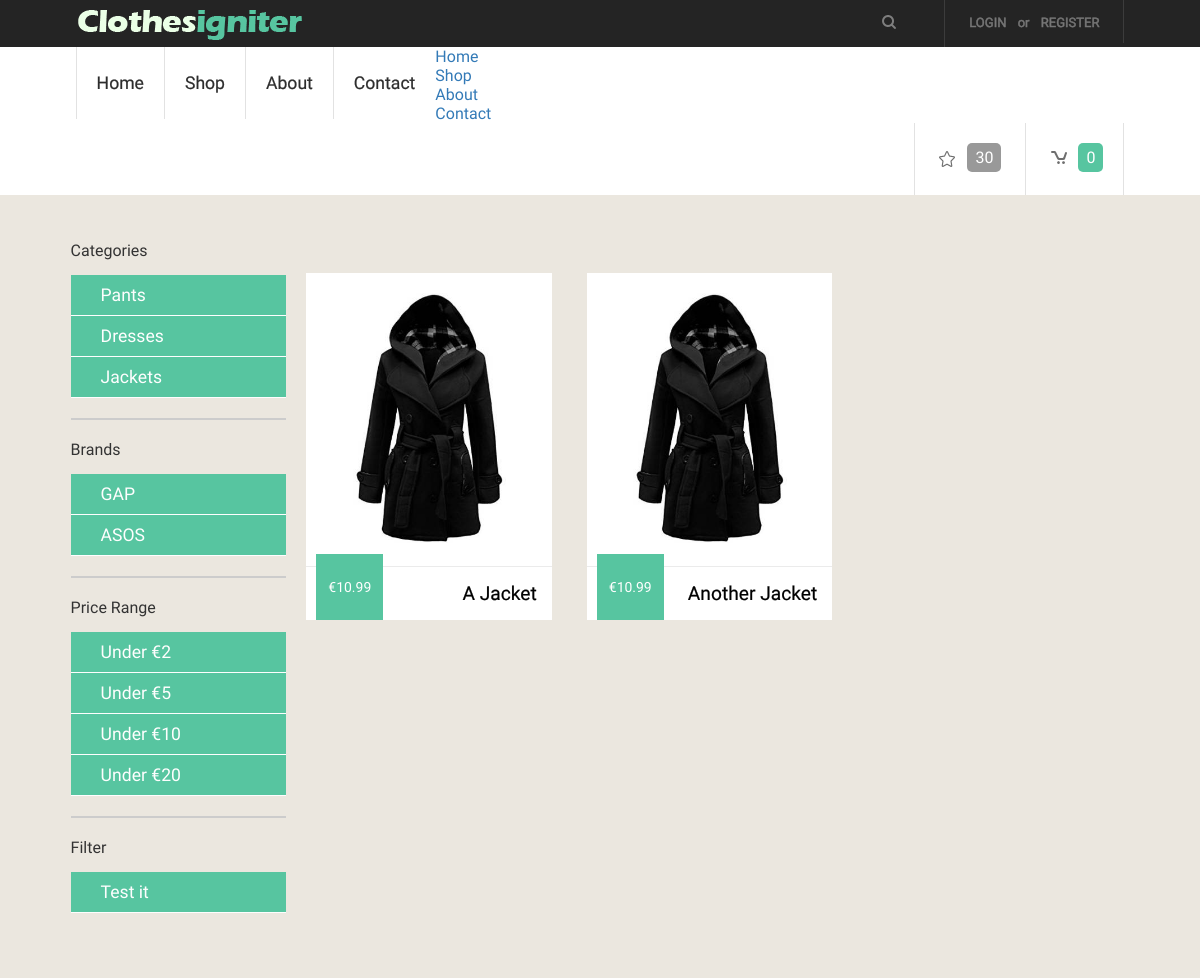
Page /index.php/store/category/3 on the committed database.
### tables this page shows
CREATE TABLE IF NOT EXISTS `category` (
`id` int(11) NOT NULL,
  `name` varchar(150) NOT NULL,
  `parentID` int(11) NOT NULL,
  `slug` varchar(150) NOT NULL
);

CREATE TABLE IF NOT EXISTS `brand` (
`id` int(11) NOT NULL,
  `name` varchar(150) NOT NULL
);

CREATE TABLE IF NOT EXISTS `store_items` (
`id` int(11) NOT NULL,
  `item_name` varchar(240) NOT NULL,
  `item_price` decimal(7,2) NOT NULL,
  `image_small` varchar(240) NOT NULL,
  `image_large` varchar(240) NOT NULL,
  `item_description` text NOT NULL,
  `rating` int(11) NOT NULL DEFAULT '0',
  `categoryID` int(11) NOT NULL,
  `brandID` int(11) NOT NULL,
  `item_description_short` text NOT NULL
);

### application/views/includes/template.php (called while the page is built, shortened)
<?php $this->load->view('includes/header');?>
<?php $this->load->view($main_content);?>

### application/controllers/store.php (called while the page is built, shortened)
<?php
class Store extends CI_Controller{
    function __construct()
    {
        $this->load->model('item_model');
        $this->load->model('category_model');
        $this->load->model('brand_model');
        $this->load->helper('url_helper');
        $this->load->library('user_agent');
    }
    function category($categoryID){
        $this->load->library('pagination');
        $config['base_url']=base_url().'index.php/store/category/'. $categoryID;
        $config["total_rows"] = $this->item_model->record_count($categoryID);
        $config['per_page'] = 6;
        $config['num_links'] = 20;
        $config["uri_segment"] = 4;
        $this->pagination->initialize($config);
        $page = ($this->uri->segment($config["uri_segment"])) ? $this->uri->segment($config["uri_segment"]) : 0;
        $data["items"] = $this->item_model->
        get_category_items($config["per_page"], $page, $categoryID);
        $data["links"] = $this->pagination->create_links();
        $data["categories"] = $this->category_model->get_item();
        $data["brands"] = $this->brand_model->get_item();
        $data['main_content'] = 'store/index';
        $this->load->view('includes/template', $data);
    }
}

### index.php (called while the page is built, shortened)
<?php
require_once BASEPATH.'core/CodeIgniter.php';

### application/models/Category_model.php (called while the page is built, shortened)
<?php
class Category_model extends CI_Model
{
    public function get_item($id = FALSE)
    {
        if (!$id)
        {
            $query = $this->db->get('category');
            return $query->result_array();
        }
        $query = $this->db->get_where('category', array('id' => $id));
        return $query->row_array();
    }
}

### application/models/Brand_model.php (called while the page is built, shortened)
<?php
class Brand_model extends CI_Model
{
    public function get_item($id = FALSE)
    {
        if (!$id)
        {
            $query = $this->db->get('brand');
            return $query->result_array();
        }
        $query = $this->db->get_where('brand', array('id' => $id));
        return $query->row_array();
    }
}

### application/models/Item_model.php (called while the page is built, shortened)
<?php
class Item_model extends CI_Model
{
    public function get_category_items($limit, $start, $category= FALSE)
    {
        $this->db->limit($limit, $start);
        if(!$category){
            $query = $this->db->get("store_items");
        }
        else{
            $query = $this->db->get_where('store_items', array('categoryID' => $category));
        }
        if ($query->num_rows() > 0) {
            foreach ($query->result() as $row) {
                $data[] = $row;
            }
            return $data;
        }
        return false;
    }
}

### application/views/store/index.php (the view, shortened to what this page needs)
<div class="row">
    <div class="col-md-3 admin-sidebar">
              <div class="list-group">
                  <ul class="category-select">
                      <h3>Categories</h3>
                  <?php
                  foreach($categories as $category) {
                      echo "<li>" . anchor('store/category/'. $category['id'], $category['name']) . "</li>";
                  }
                  ?>
                  </ul>
                  <hr>
                  <ul class="category-select">
                      <h3>Brands</h3>
                      <?php
                      foreach($brands as $brand) {
                          echo "<li>" . anchor('store/brand/'. $brand['id'], $brand['name']) . "</li>";
                      }
                      ?>
                  </ul>
                  <hr>
                  <ul class="category-select">
                      <h3>Price Range</h3>
                      <?php
                          echo "<li>" . anchor('store/price/2', 'Under &euro;2') . "</li>";
                          echo "<li>" . anchor('store/price/5', 'Under &euro;5') . "</li>";
                          echo "<li>" . anchor('store/price/10', 'Under &euro;10') . "</li>";
                          echo "<li>" . anchor('store/price/20', 'Under &euro;20') . "</li>";
                      ?>
                  </ul>
                  <hr>
                  <ul class="category-select">
                      <h3>Filter</h3>
                      <?php
                      echo "<li>" . anchor('store/filter/1/2', 'Test it') . "</li>";
                      ?>
                  </ul>
               </div>
        </div>
    <div class="col-md-9">
        <div class="grids_of_3">
            <?php if($items!=null){
                foreach($items as $item) { ?>
                    <div class="grid1_of_3">
                        <a href="<?php echo base_url() . 'index.php/item/view/'.$item->id ?>">
                            <img src="<?php echo base_url() . "images/clothes/" . $item->image_large; ?>"  alt=""/>
                            <h3><?php echo $item->item_name ?></h3>
                            <span class="price">&euro;<?php echo $item->item_price ?></span>
                        </a>
                    </div>
                <?php }} ?>
        </div>
    </div>
</div>

### css/style.css (style rules this page uses)
html,body,div,span,applet,object,iframe,h1,h2,h3,h4,h5,h6,p,blockquote,pre,a,abbr,acronym,address,big,cite,code,del,dfn,em,img,ins,kbd,q,s,samp,small,strike,strong,sub,sup,tt,var,b,u,i,dl,dt,dd,ol,nav ul,nav li,fieldset,form,label,legend,table,caption,tbody,tfoot,thead,tr,th,td,article,aside,canvas,details,embed,figure,figcaption,footer,header,hgroup,menu,nav,output,ruby,section,summary,time,mark,audio,video { margin:0;padding:0;border:0;font-size:100%;font:inherit;vertical-align:baseline; }
ol,ul { list-style:none;margin:0;padding:0; }
a { text-decoration:none; }
img { max-width:100%; }
body { font-family: 'Maven Pro', sans-serif; background:#ffffff; font-size: 100%; }
.log_reg li a { font-family: 'Maven Pro', sans-serif; font-size: 0.8125em; padding: 5px 8px; color: #777777; text-transform: uppercase; -webkit-text-stroke: 0.5px; }
.menu ul li a { display: block; padding: 26px 30px; color: #2d2d2d; font-size: 1.1em; text-transform: capitalize; -webkit-text-stroke: 0.2px; -webkit-transition: all 0.3s ease-in-out; -moz-transition: all 0.3s ease-in-out; -o-transition: all 0.3s ease-in-out; transition: all 0.3s ease-in-out; }
.grids_of_3 { text-align:center; display: block; }
.grid1_of_3 { float:left; width:30.3333%; margin-left:4.3333%; background: #ffffff; position: relative; }
.grid1_of_3:first-child { margin-left: 0; }
.grid1_of_3 a { display: block; }
.grid1_of_3 img { padding: 8% 0; }
.grid1_of_3 h3 { border-top: 1px solid #EBEBEB; padding: 15px; font-size: 1.2em; color: #000000; -webkit-text-stroke: 0.2px; text-shadow: 0 1px 0 #ffffff; text-transform: capitalize; }
.price { background: #57C5A0; color: #ffffff; font-size: 0.8725em; padding: 25px 12px; position: absolute; bottom: 0px; left: 10px; }
.grids_of_3 { display: block; margin: 4% 0; }
@media only screen and (max-width: 1280px) { .menu ul li a { padding: 26px 20px; } }

### css/custom.css (style rules this page uses)
.admin-sidebar ul, .category-select { list-style:none; margin:0; padding:0; }
.admin-sidebar ul > li > a { margin-left:20px; display:block; padding:10px; color:#fefefe; font-size:1.1em; transition: all 0.2s ease-out; }
.admin-sidebar ul > li { background:#57C5A0; border-bottom:1px solid #fefefe; transition: all 0.2s ease-out; }
.admin-sidebar h3, .admin-sidebar h4 { margin-bottom:15px; }
.admin-sidebar hr { border:1px solid #ccc; }
.grid1_of_3 { margin-bottom:20px; }
.grid1_of_3 h3 { text-align: right; }
.grids_of_3 img { max-height: 250px; }
.grid1_of_3 a { transition: all 0.4s ease-out; }

### rows in the picture
category: id+name "Pants"
category: id+name "Dresses"
category: id+name "Jackets"
brand: id+name "GAP"
brand: id+name "ASOS"
store_items: image_large (picture), item_name "A Jacket", item_price "10.99"
store_items: image_large (picture), item_name "Another Jacket", item_price "10.99"

### other values in the picture
anchor('login', 'Login') "LOGIN"
anchor('login/signup', 'Register') "REGISTER"
anchor('', 'Home') "Home"
anchor('store', 'Shop') "Shop"
anchor('store', 'About') "About"
anchor('store', 'Contact') "Contact"
anchor('store', 'Home') "Home"
anchor('store/price/2', 'Under &euro;2') "Under €2"
anchor('store/price/5', 'Under &euro;5') "Under €5"
anchor('store/price/10', 'Under &euro;10') "Under €10"
anchor('store/price/20', 'Under &euro;20') "Under €20"
anchor('store/filter/1/2', 'Test it') "Test it"
